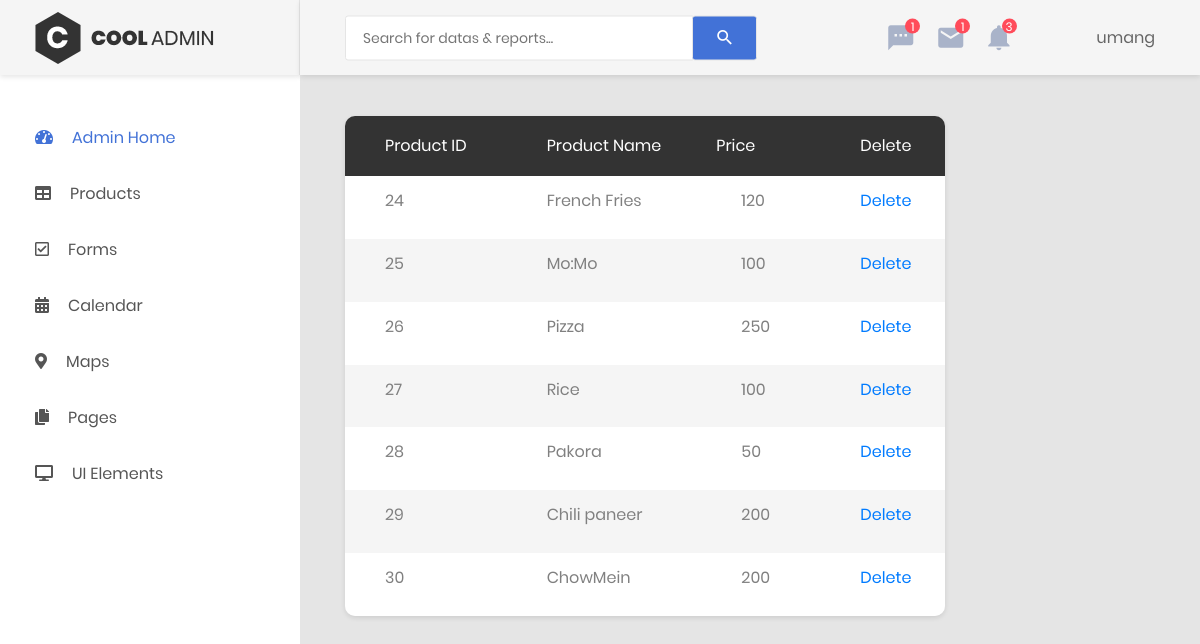
Page /CoolAdmin-master/product.php (signed in) on the earlier database version.
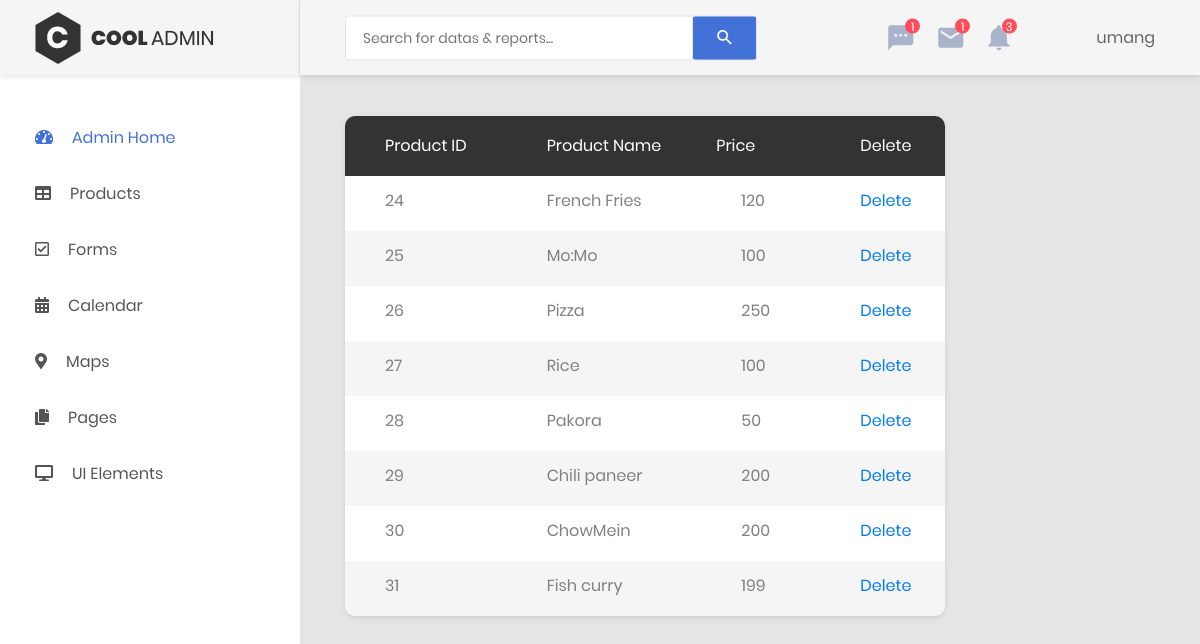
Same page on the later database version.
### tables this page shows
CREATE TABLE `products` (
  `id` int(11) NOT NULL,
  `name` varchar(50) NOT NULL,
  `description` text NOT NULL,
  `price` float NOT NULL,
  `shipping` float NOT NULL,
  `quantity` int(11) NOT NULL DEFAULT '5',
  `image` varchar(250) NOT NULL,
  `R_Id` int(11) NOT NULL
);

### CoolAdmin-master/product.php (the view, shortened to what this page needs)
<?php
include 'header.php';
?>
            <div class="main-content">
                <div class="section__content section__content--p30">
                    <div class="container-fluid">
                        <div class="row">
                            <div class="col-lg-9">
                                <div class="table-responsive table--no-card m-b-30">
                                    <table class="table table-borderless table-striped table-earning" style="height:500px;">
                                        <thead>
                                            <tr>
                                                <th>Product ID</th>
                                                <th>Product Name</th>
                                                <th class="text-right">price</th>
                                                <th>Delete</th>
                                            </tr>
                                        </thead>
                                        <tbody>
                                            <?php
                                            include "../includes/dbh.inc.php";
                                                $sql = 'SELECT * FROM products ORDER by id ASC';
                                                $result=mysqli_query($conn, $sql);
                                                while($row=mysqli_fetch_array($result)){
                                                    echo '<tr>
                                                    <td>'.$row["id"].'</td>
                                                    <td>'.$row["name"].'</td>
                                                    <td>'.$row["price"].'</td>
                                                    <td> <button><a href="users.php?delete&id='.$row["id"].'">Delete </a></button></td>
                                                    <td>'.$row["description"].'</td>
                                                    <td>'.$row["R_Id"].'</td>
                                                    </tr>';
                                                }
                                            ?>
                                        </tbody>
                                    </table>
                                </div>
                            </div>
    <?php
        include 'footer.php';
    ?>

Differences in the rows shown:
added products: id "31", name "Fish curry", price "199"
